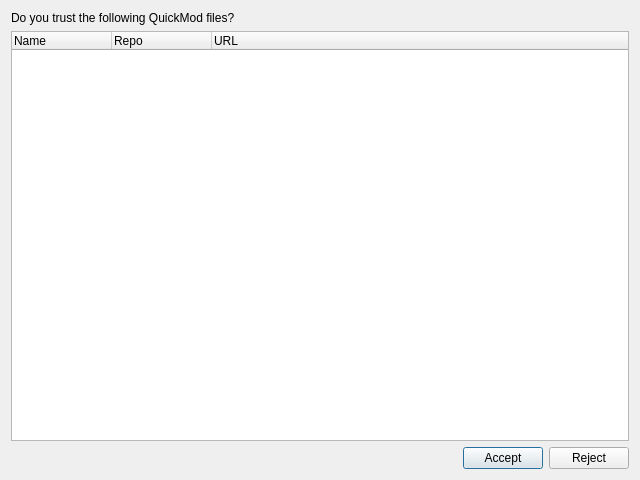
<?xml version="1.0" encoding="UTF-8"?>
<ui version="4.0">
 <class>QuickModVerifyModsDialog</class>
 <widget class="QDialog" name="QuickModVerifyModsDialog">
  <property name="geometry">
   <rect>
    <x>0</x>
    <y>0</y>
    <width>640</width>
    <height>480</height>
   </rect>
  </property>
  <property name="windowTitle">
   <string>QuickMod verification</string>
  </property>
  <layout class="QVBoxLayout" name="verticalLayout">
   <item>
    <widget class="QLabel" name="label">
     <property name="text">
      <string>Do you trust the following QuickMod files?</string>
     </property>
    </widget>
   </item>
   <item>
    <widget class="QTreeWidget" name="modsList">
     <column>
      <property name="text">
       <string>Name</string>
      </property>
     </column>
     <column>
      <property name="text">
       <string>Repo</string>
      </property>
     </column>
     <column>
      <property name="text">
       <string>URL</string>
      </property>
     </column>
    </widget>
   </item>
   <item>
    <layout class="QHBoxLayout" name="horizontalLayout">
     <item>
      <spacer name="horizontalSpacer">
       <property name="orientation">
        <enum>Qt::Horizontal</enum>
       </property>
       <property name="sizeHint" stdset="0">
        <size>
         <width>40</width>
         <height>20</height>
        </size>
       </property>
      </spacer>
     </item>
     <item>
      <widget class="QPushButton" name="pushButton_2">
       <property name="text">
        <string>Accept</string>
       </property>
      </widget>
     </item>
     <item>
      <widget class="QPushButton" name="pushButton">
       <property name="text">
        <string>Reject</string>
       </property>
      </widget>
     </item>
    </layout>
   </item>
  </layout>
 </widget>
 <resources/>
 <connections>
  <connection>
   <sender>pushButton_2</sender>
   <signal>clicked()</signal>
   <receiver>QuickModVerifyModsDialog</receiver>
   <slot>accept()</slot>
   <hints>
    <hint type="sourcelabel">
     <x>484</x>
     <y>456</y>
    </hint>
    <hint type="destinationlabel">
     <x>403</x>
     <y>451</y>
    </hint>
   </hints>
  </connection>
  <connection>
   <sender>pushButton</sender>
   <signal>clicked()</signal>
   <receiver>QuickModVerifyModsDialog</receiver>
   <slot>reject()</slot>
   <hints>
    <hint type="sourcelabel">
     <x>607</x>
     <y>455</y>
    </hint>
    <hint type="destinationlabel">
     <x>580</x>
     <y>439</y>
    </hint>
   </hints>
  </connection>
 </connections>
</ui>
